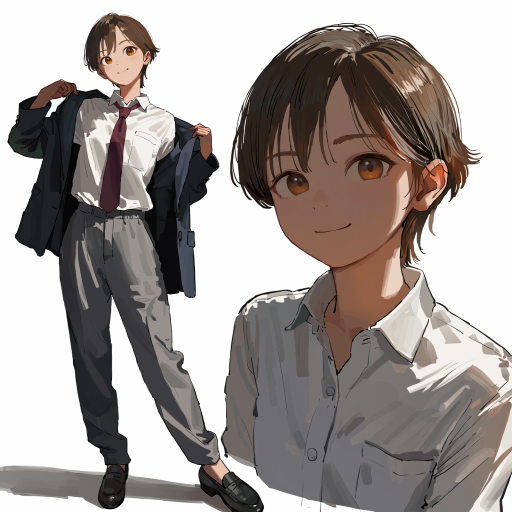
#> input picture site/assets/characters/char-004/reference-sheet.png, 1024 x 1024 px (shown at 1/2 size)
$ python extract_char004_solo.py
#> lines starting #> are read from the running program, lines starting #| are printed output that depends on the picture
#!/usr/bin/env python3
"""Exact-source extraction of approved CHAR-004 left full-body panel.

The input is the user's selected 1024x1024 reference sheet. Pixel edits
remove the overlapping *right* portrait only; do not redraw the left girl.
"""
from __future__ import annotations
from PIL import Image, ImageDraw
from pathlib import Path
import base64, hashlib, io, json

ROOT=Path(__file__).resolve().parents[1]
SOURCE=ROOT/'site/assets/characters/char-004/reference-sheet.png'
OUTPUT=ROOT/'site/assets/characters/char-004/fullbody-solo.png'
REVIEW=ROOT/'docs/characters/char004-review/solo-thumb.b64'
INFO=ROOT/'docs/characters/char004-review/solo.json'

src=Image.open(SOURCE).convert('RGBA')
if src.size != (1024,1024):
 raise ValueError(f'Unexpected approved source geometry: {src.size}')
# The reference has a left full-body model and overlapping enlarged right
# bust. The girl's held coat extends to x~434; the second shoe to x~539.
# Keep every source pixel to x=448, remove the entire right bust, then
# restore the second shoe's unique silhouette on the bottom of the sheet.
crop_w=604
image=Image.new('RGBA',(crop_w,1024),(255,255,255,255))
#> image: PIL image 604x1024 RGBA; every value is 255
image.paste(src.crop((0,0,crop_w,1024)),(0,0))
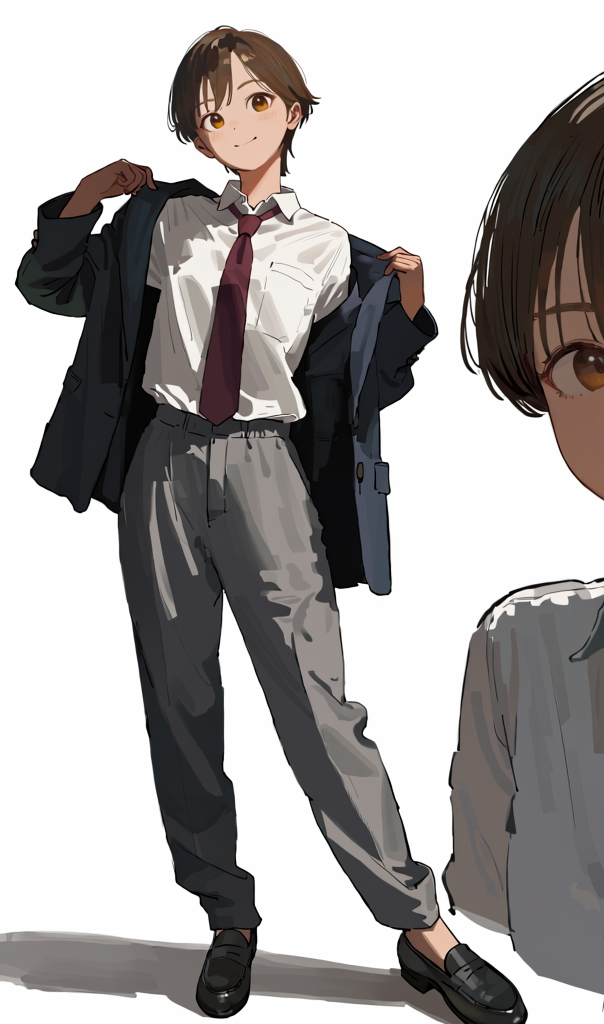
#> image: PIL image 604x1024 RGBA; mean R, G, B, A 165.1, 161.9, 161.2, 255
out_pixels=image.load()
for y in range(1024):
 for x in range(448,crop_w):
  # White-paper foreground erase, no generative replacement.
  out_pixels[x,y]=(255,255,255,255)
# The original reference sheet also contributes a small disconnected dark
# contour at x~437, y~860 (the edge of the enlarged right portrait). It is
# NOT part of the girl's trouser; clear that sliver without touching her leg.
ImageDraw.Draw(image).polygon([(434,847),(451,849),(452,895),(436,895)],fill=(255,255,255,255))
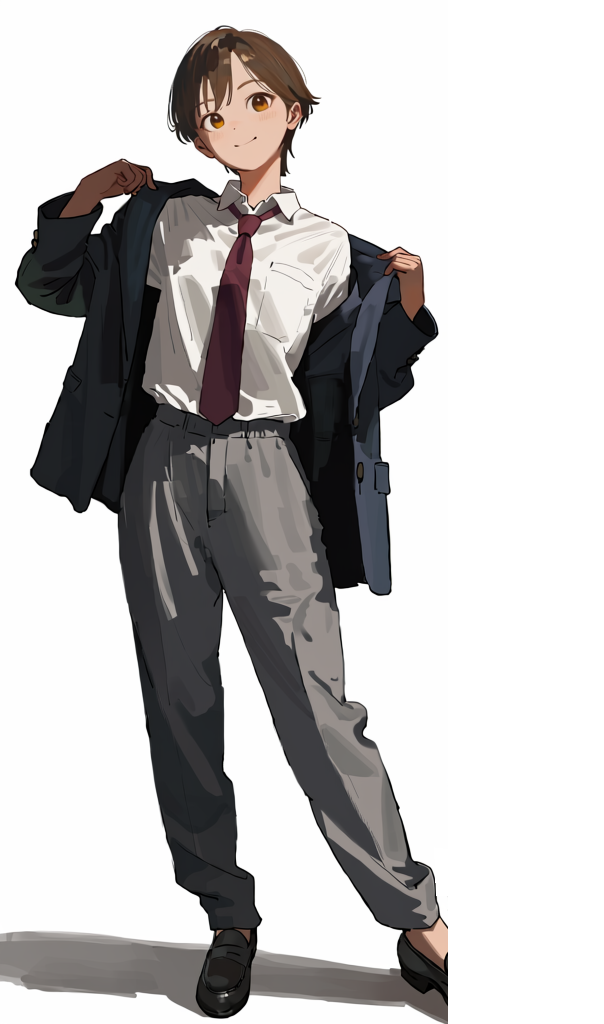
#> image: PIL image 604x1024 RGBA; mean R, G, B, A 191.4, 189.5, 189.2, 255
# Restore the distant (right) shoe and ankle that extends into the erased
# right bust panel. The polygon is entirely below the girl's knee.
keep=Image.new('L',(crop_w,1024),0)
#> keep: PIL image 604x1024 L; every value is 0
draw=ImageDraw.Draw(keep)
draw.polygon([
 (400,913),(417,913),(435,932),(450,939),(470,947),
 (496,967),(517,984),(536,1008),(545,1023),
 (408,1023),(395,999),(388,963),(397,934)
],fill=255)
# Keep actual dark shoe pixels, not the giant right bust's white shirt.
kp=keep.load()
source_pixels=src.load()
for y in range(900,1024):
 for x in range(448,min(crop_w,548)):
  if kp[x,y] == 0: continue
  r,g,b,a=source_pixels[x,y]
  # Fine anti-aliasing remains unchanged for actual shoe pixels.
  if a>0 and min(r,g,b)<175 and (r+g+b)/3<155:
   out_pixels[x,y]=(r,g,b,a)
# Avoid a hard white vertical edge by erasing only the right panel:
# original pixels to the left (x<=447) remain completely identical.
OUTPUT.parent.mkdir(parents=True,exist_ok=True)
image.save(OUTPUT,optimize=True)
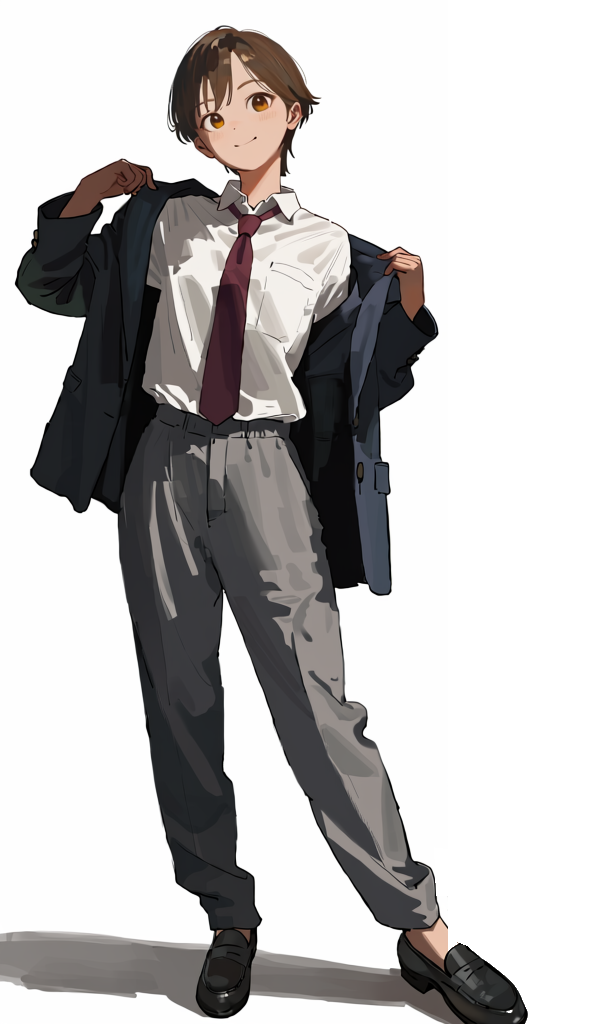
#> saved as fullbody-solo.png: PIL image 604x1024 RGBA; mean R, G, B, A 189.9, 187.9, 187.6, 255
preview=image.copy()
preview.thumbnail((422,716),Image.Resampling.LANCZOS)
b=io.BytesIO();preview.save(b,format='PNG',optimize=True)
REVIEW.parent.mkdir(parents=True,exist_ok=True)
REVIEW.write_text(base64.b64encode(b.getvalue()).decode('ascii'))
INFO.write_text(json.dumps({
 'source':'site/assets/characters/char-004/reference-sheet.png',
 'output':'site/assets/characters/char-004/fullbody-solo.png',
 'source_sha256':hashlib.sha256(SOURCE.read_bytes()).hexdigest(),
 'output_sha256':hashlib.sha256(OUTPUT.read_bytes()).hexdigest(),
 'output_size':list(image.size),
 'unchanged_left_columns':448,
 'purpose':'remove right giant portrait, preserve left full-body and shoe; no redraw',
 'status':'single-character preview, not Live2D or rigged'
},ensure_ascii=False,indent=2))
print('Extracted',OUTPUT,'bytes',OUTPUT.stat().st_size,'sha256',hashlib.sha256(OUTPUT.read_bytes()).hexdigest())
